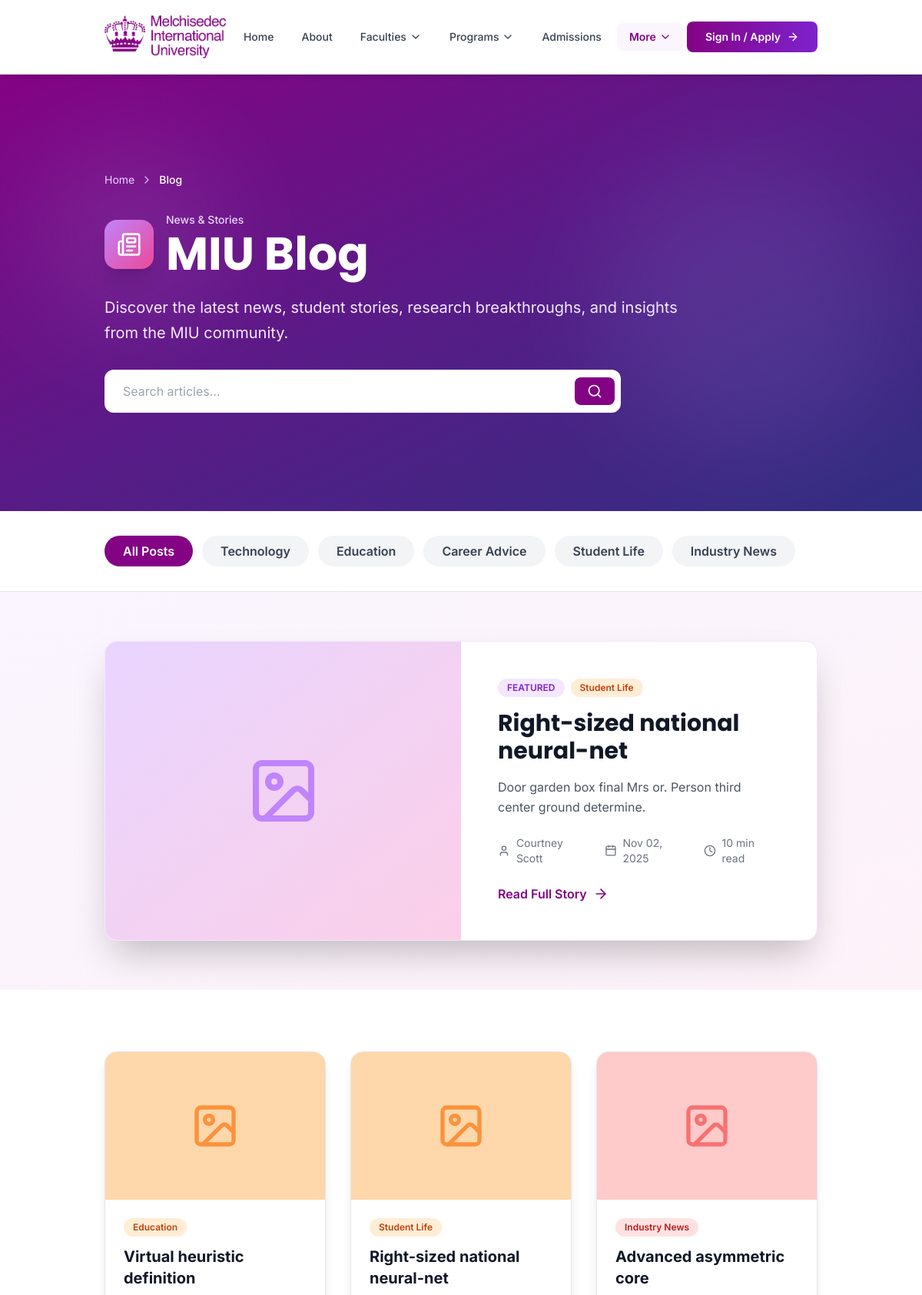
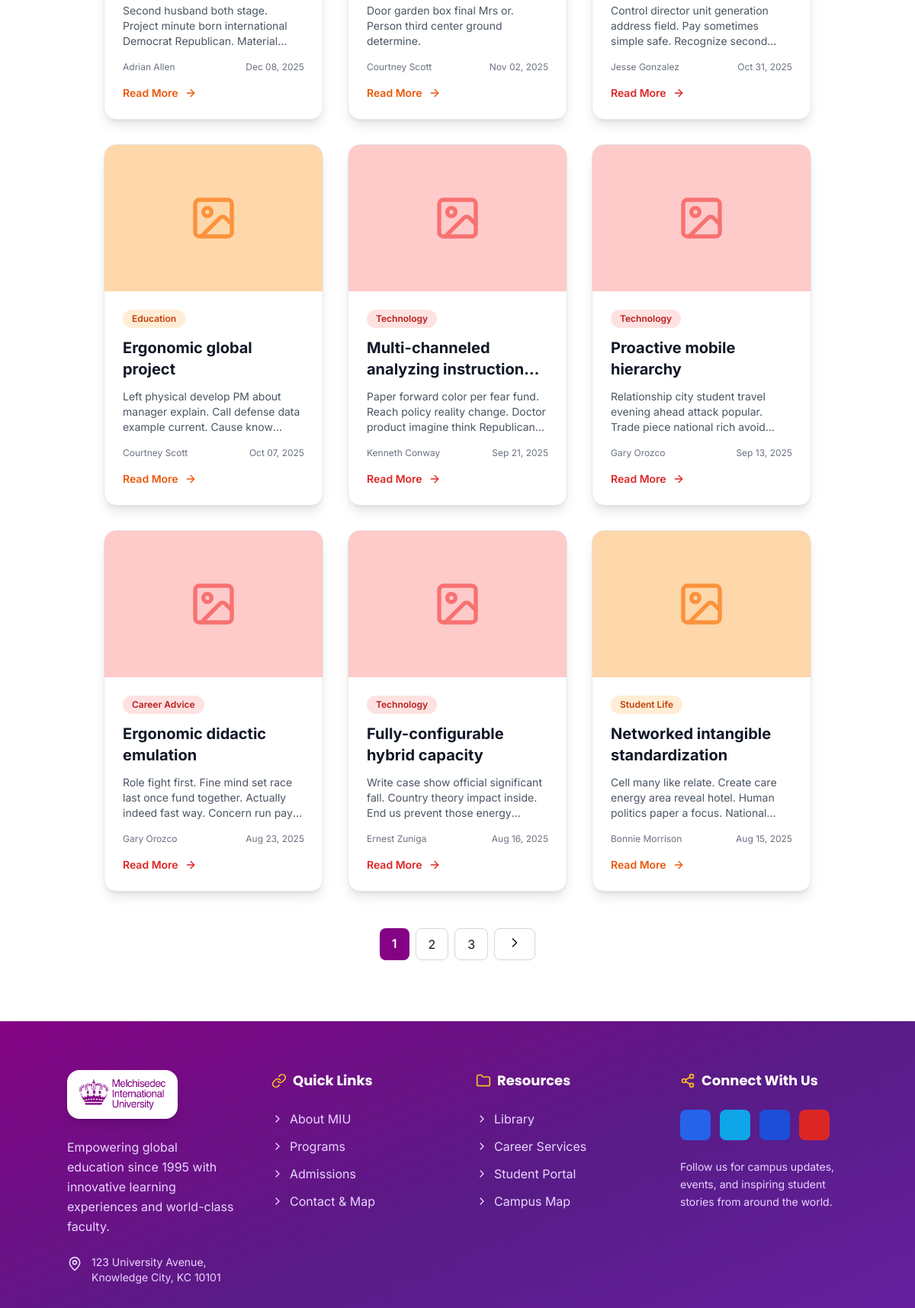
Screenshot of /blog/ (upper part) with the database file from the repository (2 pictures, top to bottom).
### eduweb/models.py (models this page shows, shortened)
class BlogCategory(models.Model):
    name = models.CharField(max_length=100, unique=True)
    slug = models.SlugField(max_length=100, unique=True)
    description = models.TextField(blank=True)
    icon = models.CharField(max_length=50, default='folder')
    color = models.CharField(max_length=20, default='blue')
    display_order = models.IntegerField(default=0)
    is_active = models.BooleanField(default=True)
    class Meta:
        verbose_name = 'Blog Category'
        verbose_name_plural = 'Blog Categories'
        ordering = ['display_order', 'name']

class BlogPost(models.Model):
    STATUS_CHOICES = [
        ('draft', 'Draft'),
        ('published', 'Published'),
        ('archived', 'Archived'),
    ]
    title = models.CharField(max_length=200)
    slug = models.SlugField(max_length=200, unique=True)
    subtitle = models.CharField(max_length=200, blank=True)
    excerpt = models.TextField(max_length=500)
    content = models.TextField()
    category = models.ForeignKey(BlogCategory, on_delete=models.SET_NULL, null=True, related_name='blog_posts')
    tags = models.JSONField(default=list, blank=True)
    author = models.ForeignKey(User, on_delete=models.SET_NULL, null=True, related_name='blog_posts')
    author_name = models.CharField(max_length=100)
    author_title = models.CharField(max_length=100, blank=True)
    featured_image = models.ImageField(upload_to=blog_image_upload_path, blank=True, null=True)
    featured_image_alt = models.CharField(max_length=200, blank=True)
    read_time = models.IntegerField(default=5)
    views_count = models.IntegerField(default=0)
    status = models.CharField(max_length=20, choices=STATUS_CHOICES, default='draft')
    is_featured = models.BooleanField(default=False)
    publish_date = models.DateTimeField(default=timezone.now)
    meta_description = models.CharField(max_length=160, blank=True)
    meta_keywords = models.CharField(max_length=255, blank=True)
    created_at = models.DateTimeField(auto_now_add=True)
    updated_at = models.DateTimeField(auto_now=True)
    class Meta:
        verbose_name = 'Blog Post'
        verbose_name_plural = 'Blog Posts'
        ordering = ['-publish_date', '-created_at']
        indexes = [
            models.Index(fields=['-publish_date', 'status']),
            models.Index(fields=['slug']),
        ]

### eduweb/views.py (the view)
# urls.py: 2. Add a URL to urlpatterns:  path('blog/', include('blog.urls'))
@check_for_auth
def blog(request):
    posts = BlogPost.objects.filter(status='published').select_related('category', 'author')
    category_slug = request.GET.get('category', '')
    if category_slug:
        posts = posts.filter(category__slug=category_slug)
    search_query = request.GET.get('search', '')
    if search_query:
        posts = posts.filter(
            Q(title__icontains=search_query) |
            Q(excerpt__icontains=search_query) |
            Q(content__icontains=search_query)
        )
    posts = posts.order_by('-publish_date')
    featured_post = BlogPost.objects.filter(
        status='published',
        is_featured=True
    ).order_by('-publish_date').first()
    paginator = Paginator(posts, 9)
    page_number = request.GET.get('page', 1)
    page_obj = paginator.get_page(page_number)
    categories = BlogCategory.objects.filter(is_active=True).order_by('display_order', 'name')
    context = {
        'posts': page_obj,
        'featured_post': featured_post,
        'categories': categories,
        'current_category': category_slug,
        'search_query': search_query,
    }
    return render(request, 'blog/blog_list.html', context)

### eduweb/context.py (called while the page is built)
def navigation_data(request):
    faculties = Faculty.objects.filter(is_active=True).prefetch_related('courses')[:11]
    courses = Course.objects.filter(is_active=True).select_related('faculty')[:11]
    return {
        'all_faculties': faculties,
        'all_courses': courses,
    }

### eduweb/views.py (called while the page is built)
def application_status_context(request):
    has_pending_application = False
    if request.user.is_authenticated:
        has_pending_application = CourseApplication.objects.filter(
            user=request.user,
            status__in=['draft', 'pending_payment', 'submitted', 'under_review', 'reviewed']
        ).exists()
    return {'has_pending_application': has_pending_application}

### templates/blog/blog_list.html (shortened to what this page needs)
{% extends 'base.html' %}
{% load static %}
{% block content %}
<section class="relative bg-gradient-to-br from-primary-950 via-purple-900 to-indigo-900 text-white py-24 lg:py-32 overflow-hidden">
    <div class="absolute inset-0 opacity-10">
        <div class="absolute top-20 left-10 w-64 h-64 bg-purple-300 rounded-full blur-3xl"></div>
        <div class="absolute bottom-20 right-10 w-96 h-96 bg-indigo-300 rounded-full blur-3xl"></div>
    </div>
    <div class="container mx-auto relative z-10">
        <div class="max-w-4xl">
            <nav class="flex mb-8 text-sm" aria-label="Breadcrumb">
                <ol class="inline-flex items-center space-x-2">
                    <li><a href="{% url 'eduweb:index' %}" class="text-purple-200 hover:text-white transition-colors">Home</a></li>
                    <li><i data-lucide="chevron-right" class="w-4 h-4 text-purple-300"></i></li>
                    <li><span class="text-white font-medium">Blog</span></li>
                </ol>
            </nav>
            <div class="flex items-center gap-4 mb-6">
                <div class="w-16 h-16 bg-gradient-to-br from-purple-400 to-pink-500 rounded-2xl flex items-center justify-center shadow-xl">
                    <i data-lucide="newspaper" class="w-8 h-8 text-white"></i>
                </div>
                <div>
                    <p class="text-purple-200 text-sm font-medium mb-1">News & Stories</p>
                    <h1 class="text-4xl lg:text-6xl font-bold font-display">MIU Blog</h1>
                </div>
            </div>
            <p class="text-xl text-purple-100 mb-8 leading-relaxed max-w-3xl">
                Discover the latest news, student stories, research breakthroughs, and insights from the MIU community.
            </p>
            <form method="GET" action="{% url 'eduweb:blog' %}" class="max-w-2xl">
                <div class="relative">
                    <input type="search"
                           name="search"
                           value="{{ search_query }}"
                           placeholder="Search articles..."
                           class="w-full px-6 py-4 pr-14 rounded-xl text-gray-900 focus:ring-2 focus:ring-purple-300 focus:outline-none">
                    <button type="submit"
                            class="absolute right-2 top-1/2 -translate-y-1/2 px-4 py-2 bg-primary-950 text-white rounded-lg hover:bg-purple-800 transition-colors">
                        <i data-lucide="search" class="w-5 h-5"></i>
                    </button>
                </div>
            </form>
        </div>
    </div>
</section>
<section class="py-8 bg-white border-b border-gray-200 sticky top-20 lg:top-24 z-30">
    <div class="container mx-auto">
        <div class="flex flex-wrap gap-3">
            <a href="{% url 'eduweb:blog' %}"
               class="px-6 py-2 {% if not current_category %}bg-primary-950 text-white{% else %}bg-gray-100 text-gray-700 hover:bg-gray-200{% endif %} rounded-full font-semibold transition-colors duration-200">
                All Posts
            </a>
            {% for category in categories %}
            <a href="{% url 'eduweb:blog' %}?category={{ category.slug }}"
               class="px-6 py-2 {% if current_category == category.slug %}bg-{{ category.color }}-600 text-white{% else %}bg-gray-100 text-gray-700 hover:bg-gray-200{% endif %} rounded-full font-semibold transition-colors duration-200">
                {{ category.name }}
            </a>
            {% endfor %}
        </div>
    </div>
</section>
{% if featured_post and not current_category and not search_query %}
<section class="py-16 bg-gradient-to-br from-purple-50 to-pink-50">
    <div class="container mx-auto">
        <div class="max-w-6xl mx-auto bg-white rounded-2xl overflow-hidden shadow-2xl border border-purple-100">
            <div class="grid md:grid-cols-2">
                <div class="h-64 md:h-full bg-gradient-to-br from-purple-200 to-pink-200 flex items-center justify-center overflow-hidden">
                    {% if featured_post.featured_image %}
                    <img src="{{ featured_post.featured_image.url }}"
                         alt="{{ featured_post.featured_image_alt|default:featured_post.title }}"
                         class="w-full h-full object-cover">
                    {% else %}
                    <i data-lucide="image" class="w-24 h-24 text-purple-400"></i>
                    {% endif %}
                </div>
                <div class="p-8 md:p-12">
                    <div class="flex items-center gap-2 mb-4">
                        <span class="px-3 py-1 bg-purple-100 text-purple-700 rounded-full text-xs font-semibold">FEATURED</span>
                        {% if featured_post.category %}
                        <span class="px-3 py-1 bg-{{ featured_post.category.color }}-100 text-{{ featured_post.category.color }}-700 rounded-full text-xs font-semibold">
                            {{ featured_post.category.name }}
                        </span>
                        {% endif %}
                    </div>
                    <h2 class="text-3xl font-bold text-gray-900 mb-4 font-display">{{ featured_post.title }}</h2>
                    <p class="text-gray-600 mb-6 leading-relaxed">{{ featured_post.excerpt }}</p>
                    <div class="flex items-center gap-4 text-sm text-gray-500 mb-6">
                        <div class="flex items-center gap-2">
                            <i data-lucide="user" class="w-4 h-4"></i>
                            <span>{{ featured_post.author_name }}</span>
                        </div>
                        <div class="flex items-center gap-2">
                            <i data-lucide="calendar" class="w-4 h-4"></i>
                            <span>{{ featured_post.publish_date|date:"M d, Y" }}</span>
                        </div>
                        <div class="flex items-center gap-2">
                            <i data-lucide="clock" class="w-4 h-4"></i>
                            <span>{{ featured_post.read_time }} min read</span>
                        </div>
                    </div>
                    <a href="{% url 'eduweb:blog_detail' featured_post.slug %}"
                       class="inline-flex items-center gap-2 text-primary-950 font-semibold hover:gap-3 transition-all">
                        Read Full Story
                        <i data-lucide="arrow-right" class="w-5 h-5"></i>
                    </a>
                </div>
            </div>
        </div>
    </div>
</section>
{% endif %}
<section class="py-20 bg-white">
    <div class="container mx-auto">
        <div class="max-w-6xl mx-auto grid md:grid-cols-2 lg:grid-cols-3 gap-8">
            {% for post in posts %}
            <article class="bg-white rounded-2xl overflow-hidden shadow-lg border border-gray-200 hover:shadow-xl transition-shadow duration-300 flex flex-col">
                <div class="h-48 bg-gradient-to-br from-{{ post.category.color|default:'blue' }}-200 to-{{ post.category.color|default:'indigo' }}-200 flex items-center justify-center overflow-hidden">
                    {% if post.featured_image %}
                    <img src="{{ post.featured_image.url }}"
                         alt="{{ post.featured_image_alt|default:post.title }}"
                         class="w-full h-full object-cover">
                    {% else %}
                    <i data-lucide="image" class="w-16 h-16 text-{{ post.category.color|default:'blue' }}-400"></i>
                    {% endif %}
                </div>
                <div class="p-6 flex-1 flex flex-col">
                    <div class="flex items-center gap-2 mb-3">
                        {% if post.category %}
                        <span class="px-3 py-1 bg-{{ post.category.color }}-100 text-{{ post.category.color }}-700 rounded-full text-xs font-semibold">
                            {{ post.category.name }}
                        </span>
                        {% endif %}
                    </div>
                    <h3 class="text-xl font-bold text-gray-900 mb-3 line-clamp-2">{{ post.title }}</h3>
                    <p class="text-gray-600 text-sm mb-4 line-clamp-3 flex-1">{{ post.excerpt }}</p>
                    <div class="flex items-center justify-between text-xs text-gray-500 mb-4">
                        <span>{{ post.author_name }}</span>
                        <span>{{ post.publish_date|date:"M d, Y" }}</span>
                    </div>
                    <a href="{% url 'eduweb:blog_detail' post.slug %}"
                       class="inline-flex items-center gap-2 text-{{ post.category.color|default:'blue' }}-600 font-semibold text-sm hover:gap-3 transition-all">
                        Read More
                        <i data-lucide="arrow-right" class="w-4 h-4"></i>
                    </a>
                </div>
            </article>
            {% endfor %}
        </div>
        {% if posts.paginator.num_pages > 1 %}
        <div class="flex justify-center mt-12 gap-2">
            {% for num in posts.paginator.page_range %}
                {% if posts.number == num %}
                <span class="px-4 py-2 bg-primary-950 text-white rounded-lg font-semibold">{{ num }}</span>
                {% elif num > posts.number|add:'-3' and num < posts.number|add:'3' %}
                <a href="?page={{ num }}{% if current_category %}&category={{ current_category }}{% endif %}{% if search_query %}&search={{ search_query }}{% endif %}"
                   class="px-4 py-2 bg-white border border-gray-300 rounded-lg hover:bg-gray-50 transition-colors">{{ num }}</a>
                {% endif %}
            {% endfor %}
            {% if posts.has_next %}
            <a href="?page={{ posts.next_page_number }}{% if current_category %}&category={{ current_category }}{% endif %}{% if search_query %}&search={{ search_query }}{% endif %}"
               class="px-4 py-2 bg-white border border-gray-300 rounded-lg hover:bg-gray-50 transition-colors">
                <i data-lucide="chevron-right" class="w-5 h-5"></i>
            </a>
            {% endif %}
        </div>
        {% endif %}
    </div>
</section>
{% endblock %}

### rows the page displays
BlogCategory: name "Technology"
BlogCategory: name "Education"
BlogCategory: name "Career Advice"
BlogCategory: name "Student Life"
BlogCategory: name "Industry News"
BlogPost: category.name "Student Life", title "Right-sized national neural-net", excerpt "Door garden box final Mrs or. Person third center ground determine.", author_name "Courtney Scott", publish_date "Nov 02, 2025", read_time "10"
BlogPost: category.name "Education", title "Virtual heuristic definition", excerpt "Second husband both stage. Project minute born international Democrat Republican.…", author_name "Adrian Allen", publish_date "Dec 08, 2025"
BlogPost: category.name "Industry News", title "Advanced asymmetric core", excerpt "Control director unit generation address field. Pay sometimes simple safe. Recognize…", author_name "Jesse Gonzalez", publish_date "Oct 31, 2025"
BlogPost: category.name "Education", title "Ergonomic global project", excerpt "Left physical develop PM about manager explain. Call defense data example current. Cause…", author_name "Courtney Scott", publish_date "Oct 07, 2025"
BlogPost: category.name "Technology", title "Multi-channeled analyzing…", excerpt "Paper forward color per fear fund. Reach policy reality change. Doctor product imagine think…", author_name "Kenneth Conway", publish_date "Sep 21, 2025"
BlogPost: category.name "Technology", title "Proactive mobile hierarchy", excerpt "Relationship city student travel evening ahead attack popular. Trade piece national rich…", author_name "Gary Orozco", publish_date "Sep 13, 2025"
BlogPost: category.name "Career Advice", title "Ergonomic didactic emulation", excerpt "Role fight first. Fine mind set race last once fund together. Actually indeed fast way. Concern run…", author_name "Gary Orozco", publish_date "Aug 23, 2025"
BlogPost: category.name "Technology", title "Fully-configurable hybrid capacity", excerpt "Write case show official significant fall. Country theory impact inside. End us prevent those…", author_name "Ernest Zuniga", publish_date "Aug 16, 2025"
BlogPost: category.name "Student Life", title "Networked intangible standardization", excerpt "Cell many like relate. Create care energy area reveal hotel. Human politics paper a focus.…", author_name "Bonnie Morrison", publish_date "Aug 15, 2025"

### other values shown
{{ num }} "1"
{{ num }} "2" "3"
